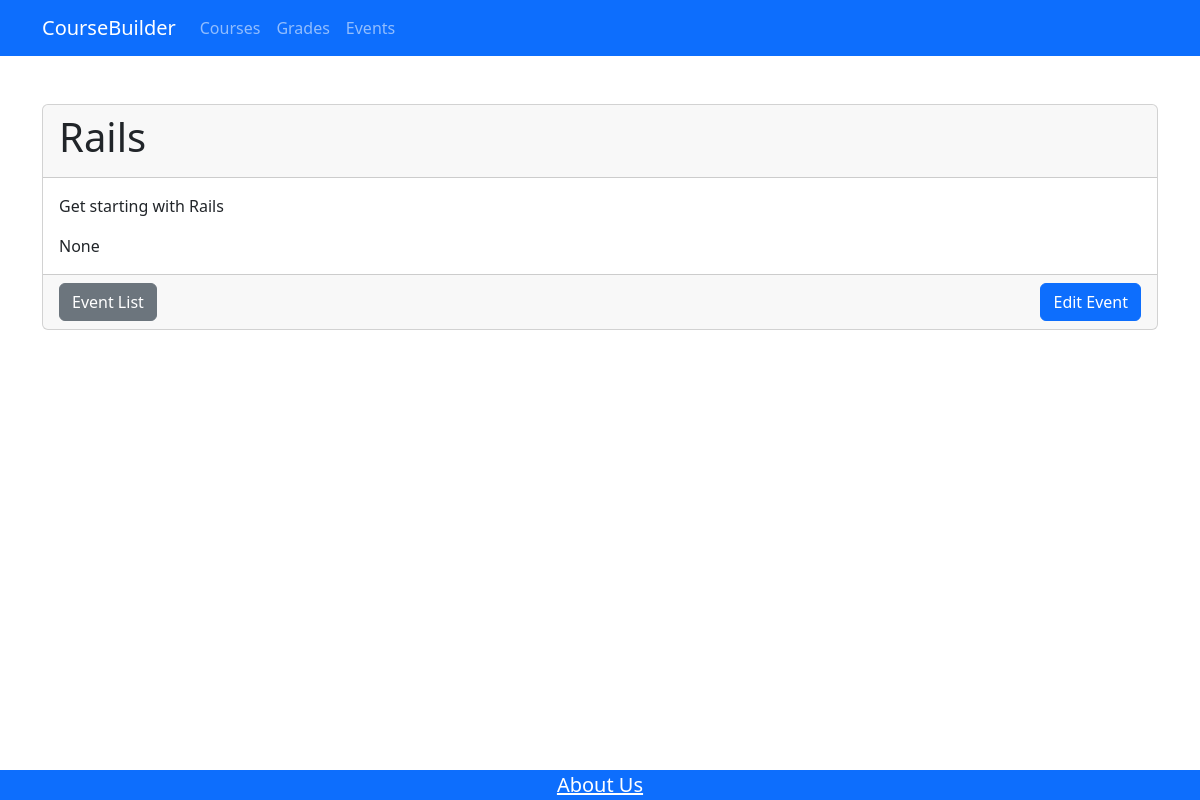
/coursebuilder/event/2/ (signed in), run on the app's committed database.
### coursebuilder/models.py (models this page shows, shortened)
class Events(models.Model):
  user = models.ManyToManyField(UserProfile)
  title = models.CharField(max_length=200)
  description = models.TextField()
  price = models.FloatField( null=True, blank=True,
        verbose_name='Price',
        validators=[
            validators.MinValueValidator(50),
            validators.MaxValueValidator(100000)
        ]
  )

### coursebuilder/views.py (the view)
# urls.py: path('event/<int:event_id>/', views.event_detail, name='event_detail'),
def event_detail(request, event_id):
    event = get_object_or_404(Events, id=event_id)
    user = UserProfile.objects.get(user_ptr=request.user.id)
    if user.is_professor:
        return render(request, 'event_detail.html', {'event': event})
    else:
        return render(request, 'event_detail_student.html', {'event': event, 'user': user})

### coursebuilder/templates/event_detail.html (shortened to what this page needs)
{% extends 'base.html' %}
{% block content %}
    <div class="container mt-4">
        <div class="card">
            <div class="card-header">
                <h1 class="card-title">{{ event.title }}</h1>
            </div>
            <div class="card-body">
                <p class="card-text">{{ event.description }}</p>
                <p class="card-text">{{ event.price }}</p>
            </div>
            <div class="card-footer d-flex justify-content-between align-items-center">
                <a href="{% url 'event_list' %}" class="btn btn-secondary">Event List</a>
                <a href="{% url 'event_update' event.id %}" class="btn btn-primary">Edit Event</a>
            </div>
        </div>
    </div>
{% endblock %}

### data on the page
Events: title "Rails", description "Get starting with Rails", price "None"
